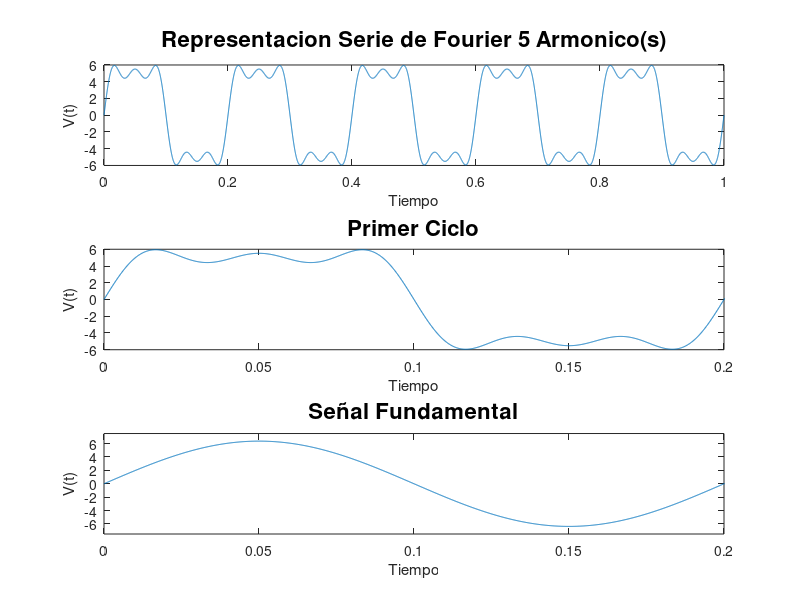

This chart was generated by the following MATLAB code:

%Este codigo es usado para realizar la representacion de la serie de fourier para una señal cuadrada
%La señal empieza en el tiempo=0 y tiene una amplitud de 1V, y una frecuencia fundamental radial w=2*pi*f
%Sumatorioa de los terminos de la representacion de fourier o multiplos de la frecuencia fundamental 
%para una señal cuadrada perfecta, el numero del armonico deberia de tender a infinito, pero para su representacion
%se puede expresar hasta aproximadamente 10000 armonicos de la señal. 
close all
clear all
clc
%N = input("Ingrese el numero de armonicos a generar..") % Change this variable to change the number of terms in the fourier series
disp ("--------------------------------------------------------------------------------------")
disp ("Serie de Fourier (Armonicos)...\nInformacion:\nEsta serie ha sido calculada para generar una señal de la forma cuadrada\nLa señal comienza en tiempo = 0seg y terminara en un tiempo que depende del numero de ciclos, tendra una amplitud definida en la entrada\nTambien tendremos una frecuancia angular que depende de la entrada\nel numero de la variable Armonicos, realizara la sumatoria de los terminos de fourier")
disp ("--------------------------------------------------------------------------------------")
Vp= input("Opcional:\nPuede utilizar notacion cientifica(3e9)\nIngrese el Voltaje Pico de la funcion a generar... \n");
N = input("Ingrese el numero de armonicos a generar... \n");
frecuencia = input("Valor de la Frecuencia (Hz)\n");
W1 = 2*pi*frecuencia; %Frecuencia fundamental para la funcion
periodo = 1/frecuencia; %Periodo de la funcion fundamental 
ciclosAVer = input("Numero de ciclos a visualizar en el plot\n");
nperiodos=periodo*ciclosAVer;%numero de periodos que se quieren ver
t = 0:periodo/2048:nperiodos; % Definicion del tiempo para la representacion desde 0 hasta nperiodos con un paso de periodo/2048 para una buena visualizacion
f = zeros(1,length(t)); % Inicializacion de la funcion
f2 = zeros(1,length(t)); % Inicializacion de la funcion
f3 = zeros(1,length(t)); % Inicializacion de la funcion
for n = 1:2:N % Loop para calcular la sumatoria     
    %bn = (4)/(pi*n);  Este es el coeficiente de la serie de fourier calculado a mano.
    bn = ((-2*(-1)^n) + cos(2*pi*n) + 1)/(pi*n); %
    f = f+ bn*Vp*sin(W1*n*t); % Agrega los N terminos a la funcion fundamental 
    f2 = f2+ bn*Vp*sin(W1*n*t); % Agrega los N terminos a la funcion fundamental
end
b1= (4)/(pi); %Coeficinente del primer armonico para graficar la funcion fundamental.
f3 = f3 + b1*Vp*sin(W1*1*t); % Agrega a la funcion  la señal fundamental.
% Ploteando las señales 
subplot(3,1,1)
plot(t,f)
axis([0 nperiodos (-Vp*0.2+-Vp) (Vp*0.2+Vp)])
title(['Representacion Serie de Fourier ' num2str(N) ' Armonico(s)'],'FontSize',16)
xlabel('Tiempo')
ylabel('V(t)')
subplot(3,1,2)
plot(t,f2)
axis([0 periodo (-Vp*0.2+-Vp) (Vp*0.2+Vp)])
title(['Primer Ciclo'],'FontSize',16)
xlabel('Tiempo')
ylabel('V(t)')
subplot(3,1,3)
plot(t,f3)
axis([0 periodo (-Vp*0.5+-Vp) (Vp*0.5+Vp)])
title(['Señal Fundamental'],'FontSize',16)
xlabel('Tiempo')
ylabel('V(t)')